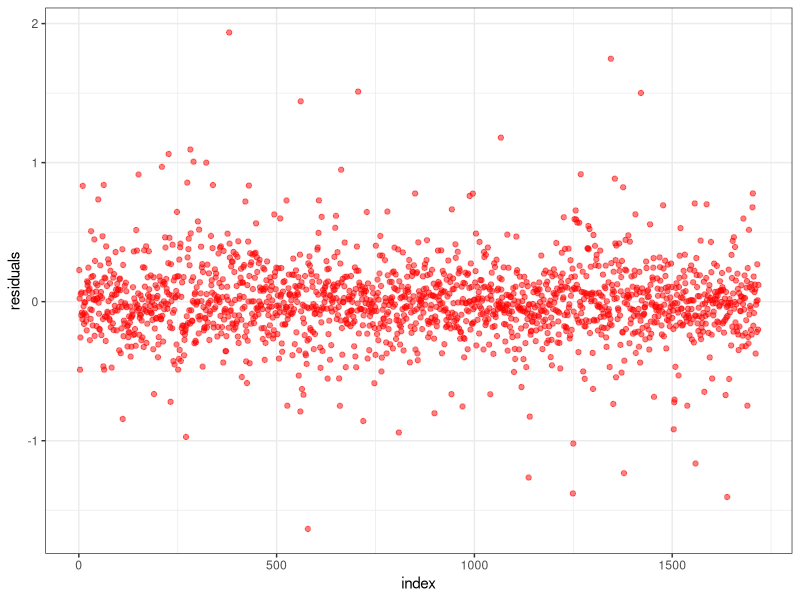
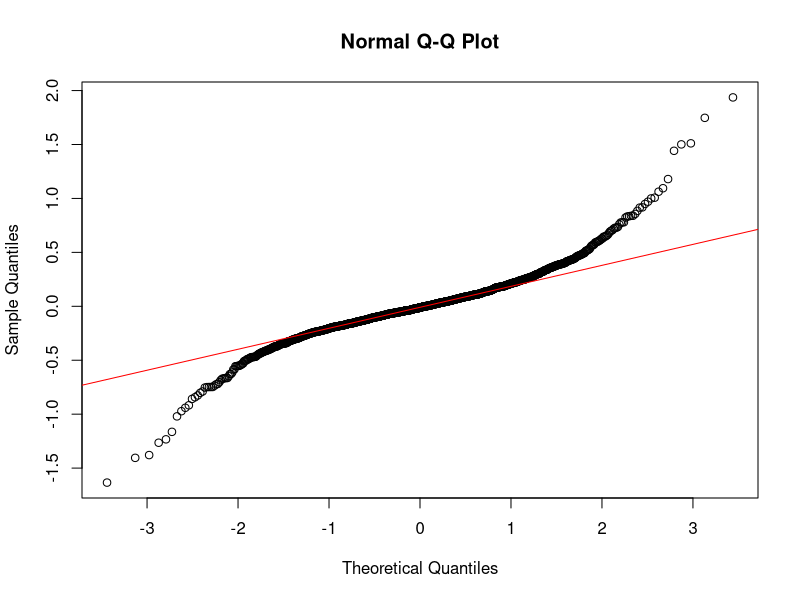
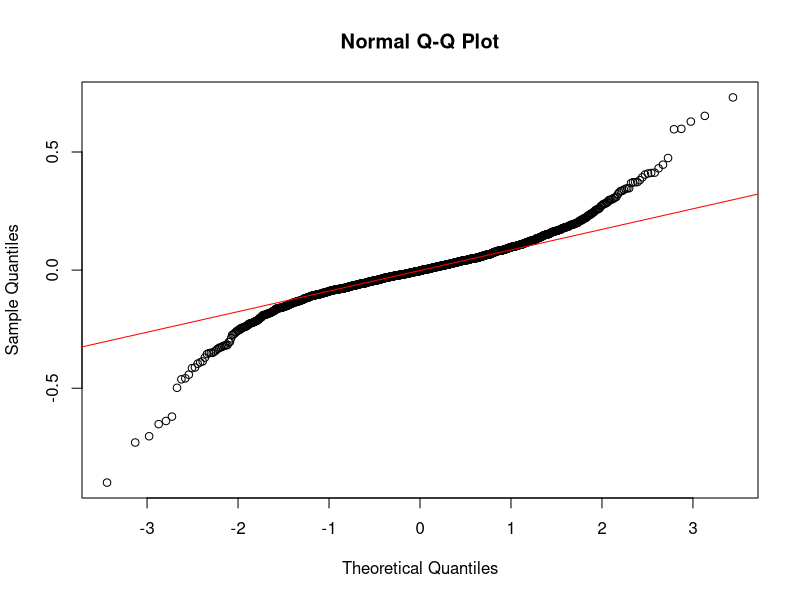
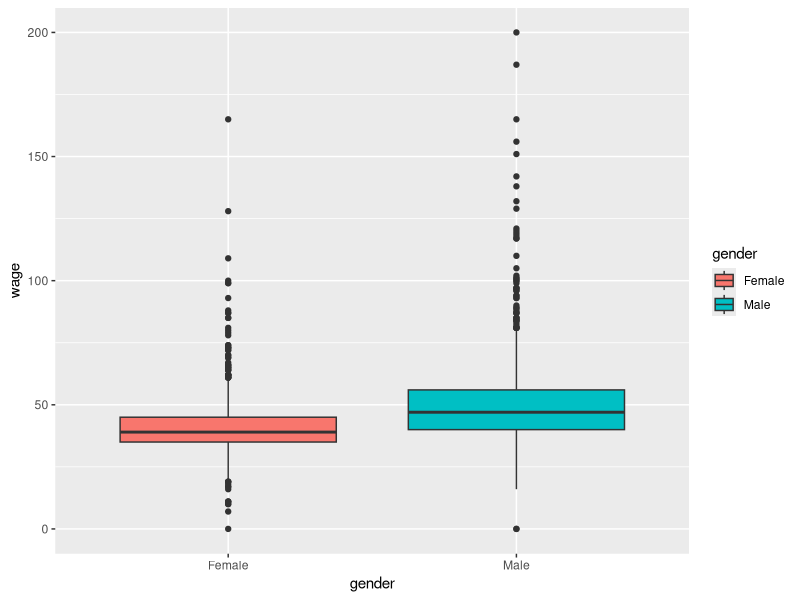
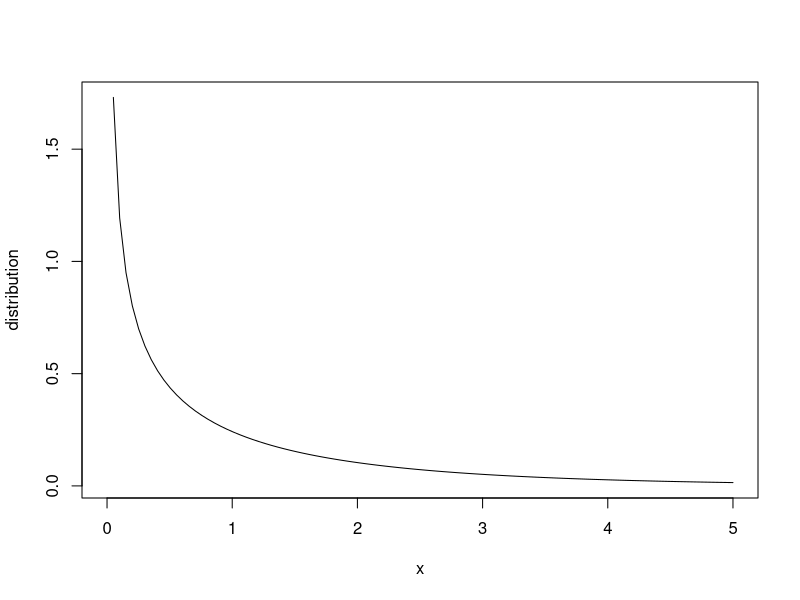
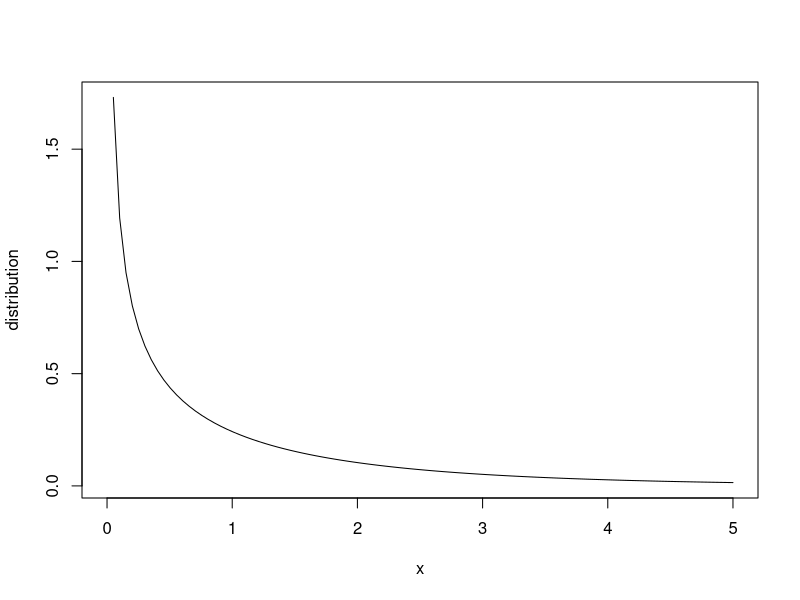
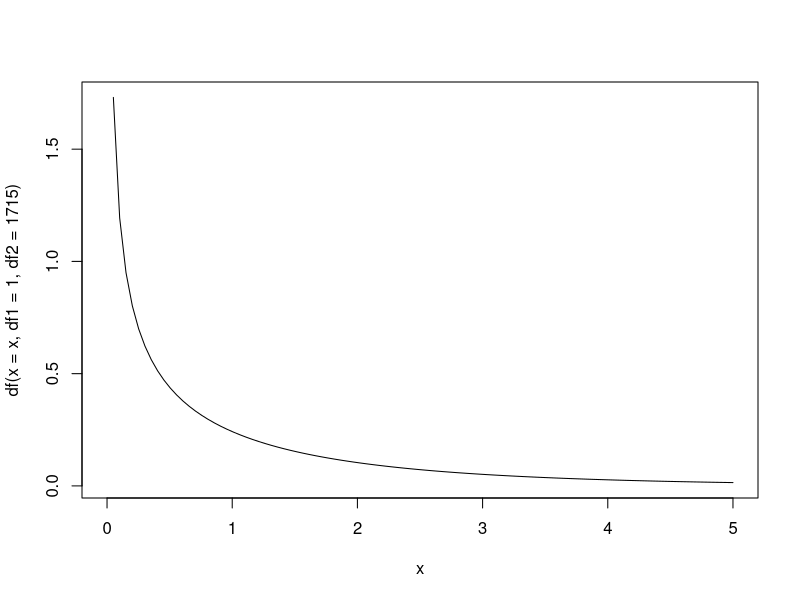
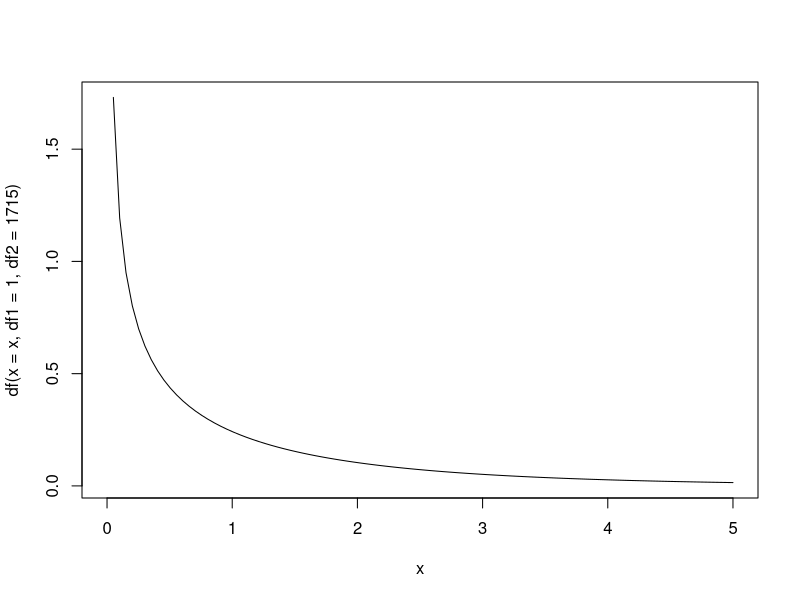

Reproduce these figures in R, in order.
## ---- chunk 1
knitr::opts_chunk$set(fig.pos = 'H', echo = FALSE, warning = FALSE, comment = "")
library(knitr)
library(ggplot2)
library(tidyverse)
library(caret)
library(fastDummies)
dat = read.csv("b4 - hwa - wage - data.csv")
## ---- chunk 2
names(dat) = c("birth_year", "gender", "citizenship", "language", "lived_with", "father_schooling", "father_occupation", "mother_schooling", "mother_occupation", "live", "county", "education", "marital", "experience", "category", "wage")
## ---- chunk 3
dat[is.na(dat)] = 0
means = c()
variances = c()
mins = c()
maxs = c()
for(i in 1:length(colnames(dat))){
   means[i] = mean(dat[[colnames(dat)[i]]])
   variances[i] = var(dat[[colnames(dat)[i]]])
   mins[i] = min(dat[[colnames(dat)[i]]])
   maxs[i] = max(dat[[colnames(dat)[i]]])
}

stats = data.frame(colnames(dat), means, variances, mins, maxs)
kable(stats, caption = "Preliminary Analysis for the variables", digits = 2)
## ---- chunk 4
dat = dat %>% 
   mutate(log_wage = log(wage)) %>% 
   mutate(experience_sq = experience^2)
m1 = lm(log(wage) ~ education + experience + experience_sq, data = dat)
sum = summary(m1)
sum$coefficients %>% 
   kable(caption = "Regression Coefficients for the regression model", digits = 2)
## ---- chunk 5
data.frame(index = 1:length(m1$residuals), residuals = m1$residuals) %>% 
   ggplot(aes(x = index, y = residuals)) +
   geom_point(color = "red", alpha = 0.5) +
   theme_bw()
## ---- chunk 6
bptest = lmtest::bptest(m1)
table = data.frame(BP = bptest$statistic, df = bptest$parameter, p_value = bptest$p.value)
rownames(table) = "bptest"
kable(table, caption = "Brausch-Pagan test", digits = 2)
## ---- chunk 7
qqnorm(m1$residuals)
qqline(m1$residuals, col = "red")
## ---- chunk 8
BClog_wage <- BoxCoxTrans(dat$log_wage)
dat <- cbind(dat, log_wage_BC = predict(BClog_wage, dat$log_wage))
m2 <- lm(dat$log_wage_BC ~ dat$education + dat$experience + dat$experience_sq)
## ---- chunk 9
bptest = lmtest::bptest(m2)
table = data.frame(BP = bptest$statistic, df = bptest$parameter, p_value = bptest$p.value)
rownames(table) = "bptest"
kable(table, caption = "Brausch-Pagan test for the model after Box-Cox transformation", digits = 2)
## ---- chunk 10
qqnorm(m2$residuals)
qqline(m2$residuals, col = "red")
## ---- chunk 11
sum = summary(m2)
sum$coefficients %>% 
   kable(caption = "Regression Coefficients for the model after Box-Cox transformation", digits = 2)
## ---- chunk 12
dat_gender = dat
for(i in 1:nrow(dat_gender))
{
   if(dat_gender$gender[i] == 1)
   {
      dat_gender$gender[i] = "Male"
   }
   if(dat_gender$gender[i] == 2)
   {
      dat_gender$gender[i] = "Female"
   }
   if(dat_gender$wage[i] > 200)
   {
      dat_gender$wage[i] = 0
   }
}
dat_gender %>% 
   ggplot(aes(x = gender, fill = gender, y = wage)) +
   geom_boxplot()
## ---- chunk 13
m = aggregate(wage ~ gender, dat, mean)
m$gender = c("Male", "Female")
kable(m, caption = "Comparasion in mean of wages between male and female workers", digits = 2)
difference = m$wage[1]-m$wage[2]
## ---- chunk 14
# Shapiro-Wilk normality test for Men's wage
shapiro = with(dat_gender, shapiro.test(wage[gender == "Male"]))
table = data.frame(method = shapiro$method, statistic = shapiro$statistic, p_value = shapiro$p.value)
rownames(table) = "Male"
kable(table, caption = "Shapiro-Wilk normality test for Men's wage", digits = 2)

# Shapiro-Wilk normality test for Women's wage
shapiro = with(dat_gender, shapiro.test(wage[gender == "Female"]))
table = data.frame(method = shapiro$method, statistic = shapiro$statistic, p_value = shapiro$p.value)
rownames(table) = "Female"
kable(table, caption = "Shapiro-Wilk normality test for women's wage", digits = 2)
## ---- chunk 15
wilcox = wilcox.test(wage ~ gender, data = dat_gender, exact = FALSE)
table = data.frame(method = wilcox$method, statistic = shapiro$statistic, p_value = shapiro$p.value)
rownames(table) = NULL
kable(table, caption = "Non parametric two-samples Wilcoxon rank test for women's wage", digits = 3)
## ---- chunk 16
dat <- fastDummies::dummy_cols(dat, select_columns = "gender")
m3 <- lm(wage ~ gender_1, dat)
sum = summary(m3)
sum$coefficients %>% 
   kable(caption = "Regression Coefficients for the model including dummy variable", digits = 2)
## ---- chunk 17
table = data.frame(Method = c("Difference of Means","Regression"),
                   Result = c("9.97", "9.97"),
                   Test = c("Non parametric two-samples Wilcoxon rank test", "T-test"),
                   Conclusion = c("significant", "significant"))


# Then for PDF:
kable(table, caption = "Wage difference between male and female", digits = 2)
## ---- chunk 18
m4 <- lm(wage ~ gender_1 + education, dat)
sum = summary(m4)
sum$coefficients %>% 
   kable(caption = "Regression Coefficients for the model containing education variable", digits = 2)
## ---- chunk 19
x = seq(0, 5, length = 100)
distribution = df(x = x, df1 = 1, df2 = 1715)
plot(x, distribution,type="l")
## ---- chunk 20
m5 <- lm(wage ~ gender_1 + education + experience, dat)
summary(m5)
## ---- chunk 21
x = seq(0, 5, length = 100)
distribution = df(x = x, df1 = 1, df2 = 1715)
plot(x, distribution,type="l")
## ---- chunk 22
dat_m = subset(dat, gender == "1")
dat_f = subset(dat, gender == "2")

model_m = lm(log_wage ~ education + experience, dat_m)
model_f = lm(log_wage ~ education + experience, dat_f)

difference = ((model_m$coefficients[1]-model_f$coefficients[1])+(model_m$coefficients[2]-model_f$coefficients[2])*mean(dat_f$education)+(model_m$coefficients[3]-model_f$coefficients[3])*mean(dat_f$experience))/((model_m$coefficients[1]-model_f$coefficients[1])+(model_m$coefficients[2]-model_f$coefficients[2])*mean(dat_f$education)+(model_m$coefficients[3]-model_f$coefficients[3])*mean(dat_f$experience)+model_m$coefficients[2]*(mean(dat_m$education)-mean(dat_f$education))+model_m$coefficients[3]*(mean(dat_m$experience)-mean(dat_f$experience)))
## ---- chunk 23
fit1 <- lm(education ~ mother_schooling + father_schooling + live + father_occupation + mother_occupation + lived_with, dat)
sum = summary(fit1)
sum$coefficients %>% 
   kable(caption = "Regression Coefficients for the model: education ~ IV", digits = 3)
## ---- chunk 24
fit2 <- lm(m2$residuals ~ mother_schooling + father_schooling + live + mother_occupation + lived_with, dat)
sum = summary(fit2)
sum$coefficients %>% 
   kable(caption = "Regression Coefficients for the model: residuals ~ IV", digits = 3)
## ---- chunk 25
sls <- lm(education ~ mother_schooling + father_schooling + lived_with, dat)
sum = summary(sls)
sum$coefficients %>% 
   kable(caption = "Regression Coefficients for the model: education ~ IV", digits = 3)
IV = fitted.values(sls)
dat = cbind(dat, IV)
## ---- chunk 26
tsls2 = lm(wage ~ gender_1 + IV, dat)
sum = summary(tsls2)
sum$coefficients %>% 
   kable(caption = "Regression Coefficients for the Two-Stage least squares model containing education variable", digits = 3)
## ---- chunk 27
x = seq(0, 5, length = 100)
plot(x, df(x = x, df1 = 1, df2 = 1715),type="l")
## ---- chunk 28
tsls3 = lm(wage ~ gender_1 + IV + experience, dat)
sum = summary(tsls3)
sum$coefficients %>% 
   kable(caption = "Regression Coefficients for the Two-Stage least squares model containing education variable", digits = 3)
## ---- chunk 29
x = seq(0, 5, length = 100)
plot(x, df(x = x, df1 = 1, df2 = 1715),type="l")
## ---- chunk 30
sls_m = lm(education ~ mother_schooling + father_schooling + lived_with, dat_m)
sls_f = lm(education ~ mother_schooling + father_schooling + lived_with, dat_f)

IV_m = fitted.values(sls_m)
IV_f = fitted.values(sls_f)

dat_m = cbind(dat_m, IV_m)
dat_f = cbind(dat_f, IV_f)

model_m = lm(log_wage_BC ~ IV_m + experience + experience_sq, dat_m)
model_f = lm(log_wage_BC ~ IV_f + experience + experience_sq, dat_f)

difference = ((model_m$coefficients[1]-model_f$coefficients[1])+(model_m$coefficients[2]-model_f$coefficients[2])*mean(IV_f)+(model_m$coefficients[3]-model_f$coefficients[3])*mean(dat_f$experience))/((model_m$coefficients[1]-model_f$coefficients[1])+(model_m$coefficients[2]-model_f$coefficients[2])*mean(IV_f)+(model_m$coefficients[3]-model_f$coefficients[3])*mean(dat_f$experience)+model_m$coefficients[2]*(mean(IV_m)-mean(IV_f))+model_m$coefficients[3]*(mean(dat_m$experience)-mean(dat_f$experience)))
difference
## ---- chunk 31
table_a = data.frame(Model = c("OLS","2SLS", "Difference"),
                  Gender = c("8.95", "10.01", "1.06"),
                  Education = c("1.84", "1.01", "-0.83"))

table_b = data.frame(Model = c("OLS","2SLS", "Difference"),
                  Gender = c("5.61", "7.96", "2.35"),
                  Education = c("2.39", "1.94", "-0.45"),
                  Experience = c("0.53", "0.36", "-0.16"))

table_c = data.frame(Model = c("OLS","2SLS", "Difference"),
                  Log_wage = c("0.44", "0.47", "0.03"),
                  Wage = c("1.19", "1.27", "0.08"))
## ---- chunk 32
kable(table_a, caption = "Table for comparison, task 4a and 6a")
## ---- chunk 33
kable(table_b, caption = "Table for comparison, task 4b and 6b")
## ---- chunk 34
kable(table_c, caption = "Table for comparison, task 4c and 6c")
## ---- chunk 35
summary(m1)
## ---- chunk 36
summary(m2)
## ---- chunk 37
summary(m3)
## ---- chunk 38
summary(m4)
## ---- chunk 39
summary(m5)
